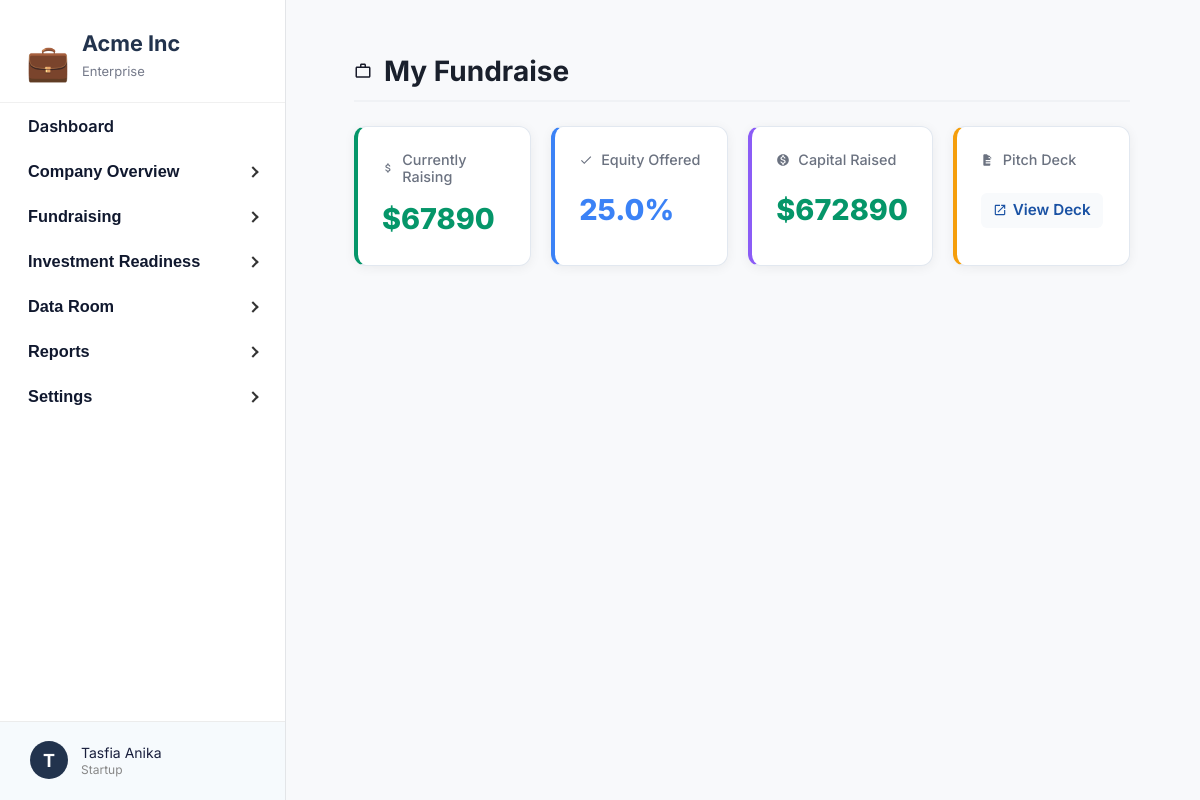
Page /api/startup/fundraising/my-fundraise/ (signed in) on the committed database.
### core/models.py (models this page shows, shortened)
class StartupProfile(models.Model):
    user = models.OneToOneField(User, on_delete=models.CASCADE, related_name='startup_profile')
    startup_name = models.CharField(max_length=150)
    role = models.CharField(max_length=100)
    email = models.EmailField()
    website = models.CharField(max_length=255)
    heard_about = models.CharField(max_length=50)
    description = models.TextField()
    audience = models.TextField()
    tech_component = models.TextField()
    your_edge = models.TextField()
    pitch_deck_url = models.CharField(max_length=255)
    startup_stage = models.CharField(max_length=50)
    problem = models.TextField()
    solution = models.TextField()
    market_research = models.CharField(max_length=20)
    business_model_mind = models.CharField(max_length=50)
    working_time = models.CharField(max_length=50)
    cofounder = models.CharField(max_length=20)
    support_needed = models.TextField()
    has_mvp = models.CharField(max_length=10)
    tested_with_customers = models.CharField(max_length=10)
    funding_source = models.CharField(max_length=100)
    early_users = models.CharField(max_length=10)
    generated_revenue = models.CharField(max_length=20)
    stage3_challenges = models.TextField()
    stage3_support = models.TextField()
    business_model = models.TextField()
    paying_customers = models.CharField(max_length=50)
    annual_revenue_4 = models.CharField(max_length=50)
    external_funding = models.CharField(max_length=50)
    acquisition_strategies = models.TextField()
    team_size = models.CharField(max_length=50)
    stage4_challenges = models.TextField()
    stage4_support = models.TextField()
    annual_revenue_5 = models.CharField(max_length=50)
    active_customers_5 = models.CharField(max_length=50)
    markets_operating = models.CharField(max_length=100)
    expansion_plans = models.TextField()
    stage5_challenges = models.TextField()
    is_approved = models.BooleanField(default=False)
    is_onboarded = models.BooleanField(default=False)
    complete_profile_submitted = models.BooleanField(default=False)
    submitted_at = models.DateTimeField(auto_now_add=True)
    arr = models.FloatField(
        null=True, blank=True, verbose_name="Annual Recurring Revenue (ARR)"
    )
    arpu = models.FloatField(
        null=True, blank=True, verbose_name="Average Revenue Per User (ARPU)"
    )
    monthly_burn = models.FloatField(null=True, blank=True)
    cash_balance = models.FloatField(null=True, blank=True)
    ltv_cac_ratio = models.FloatField(null=True, blank=True)
    operating_expenses = models.FloatField(null=True, blank=True)
    debt_obligations = models.TextField(null=True, blank=True)
    capital_raised = models.FloatField(null=True, blank=True)
    currently_raising = models.FloatField(null=True, blank=True)
    equity_offered = models.FloatField(null=True, blank=True)
    financial_forecast = models.FileField(
        upload_to='financial_forecasts/', null=True, blank=True
    )

### core/views.py (the view)
# urls.py: path('startup/fundraising/my-fundraise/', startup_my_fundraise, name='startup_my_fundraise'),
@login_required
def startup_my_fundraise(request):
    profile = request.user.startup_profile
    context = {
        'currently_raising': profile.currently_raising,
        'equity_offered': profile.equity_offered,
        'capital_raised': profile.capital_raised,
        'pitch_deck_url': profile.pitch_deck_url,
    }
    if request.headers.get("HX-Request") == "true":
        return render(request, "startup_partials/startup_my_fundraise_partial.html", context)
    else:
        return render(request, "startup_my_fundraise.html", context)

### core/templates/startup_my_fundraise.html (shortened to what this page needs)
{% extends "startup_base.html" %}
{% block content %}
<div class="fundraise-container">
    <div class="page-header">
        <svg class="icon" viewBox="0 0 24 24">
            <path d="M14 6V4h-4v2h4zM4 8v11h16V8H4zm16-2c1.11 0 2 .89 2 2v11c0 1.11-.89 2-2 2H4c-1.11 0-2-.89-2-2l.01-11c0-1.11.88-2 1.99-2h4V4c0-1.11.89-2 2-2h4c1.11 0 2 .89 2 2v2h4z"/>
        </svg>
        <h1 class="page-title">My Fundraise</h1>
    </div>
    <div class="metrics-grid">
        <div class="metric-card raising-card">
            <div class="metric-label">
                Currently Raising
            </div>
            <div class="metric-value currency-value">
                ${{ currently_raising|default:"0"|floatformat:0 }}
            </div>
        </div>
        <div class="metric-card equity-card">
            <div class="metric-label">
                <svg class="icon-small" viewBox="0 0 24 24">
                    <path d="M9 16.17L4.83 12l-1.42 1.41L9 19 21 7l-1.41-1.41z"/>
                </svg>
                Equity Offered
            </div>
            <div class="metric-value percentage-value">
                {{ equity_offered|default:"0"|floatformat:1 }}%
            </div>
        </div>
        <div class="metric-card capital-card">
            <div class="metric-label">
                Capital Raised
            </div>
            <div class="metric-value currency-value">
                ${{ capital_raised|default:"0"|floatformat:0 }}
            </div>
        </div>
        <div class="metric-card pitch-card">
            <div class="metric-label">
                <svg class="icon-small" viewBox="0 0 24 24">
                    <path d="M14 2H6c-1.1 0-1.99.9-1.99 2L4 20c0 1.1.89 2 2 2h8c1.1 0 2-.9 2-2V8l-6-6zm2 16H8v-2h8v2zm0-4H8v-2h8v2zm-3-5V3.5L18.5 9H13z"/>
                </svg>
                Pitch Deck
            </div>
            <div class="metric-value">
                {% if pitch_deck_url %}
                    <a href="{{ pitch_deck_url }}" target="_blank" class="pitch-deck-link">
                        <svg class="icon-small" viewBox="0 0 24 24">
                            <path d="M19 19H5V5h7V3H5c-1.11 0-2 .9-2 2v14c0 1.1.89 2 2 2h14c1.11 0 2-.9 2-2v-7h-2v7zM14 3v2h3.59l-9.83 9.83 1.41 1.41L19 6.41V10h2V3h-7z"/>
                        </svg>
                        View Deck
                    </a>
                {% else %}
                    <span class="not-uploaded">Not Uploaded</span>
                {% endif %}
            </div>
        </div>
    </div>
</div>
{% endblock %}

### core/templates/startup_base.html (shortened to what this page needs)
{% load static %}
<!DOCTYPE html>
<html lang="en">
<head>
</head>
<body>
<div class="layout">
    <nav class="sidebar">
        <div class="logo-box">
            <span class="logo-icon">&#128188;</span>
            <div>
                <div class="sidebar-title">Acme Inc</div>
                <div class="sidebar-subtitle">Enterprise</div>
            </div>
        </div>
        <div class="sidebar-content">
            <ul class="sidebar-nav">
                <li>
                    <a href="{% url 'startup_dashboard' %}" class="sidebar-link {% if section == 'dashboard' %}active{% endif %}">Dashboard</a>
                </li>
                <li>
                    <button class="sidebar-toggle {% if section == 'company' %}active{% endif %}" aria-expanded="false" type="button">
                        Company Overview
                        <span class="arrow"></span>
                    </button>
                </li>
                <li>
                    <button class="sidebar-toggle" aria-expanded="false" type="button">
                        Fundraising
                        <span class="arrow"></span>
                    </button>
                </li>
                <li>
                    <button class="sidebar-toggle" aria-expanded="false" type="button">
                        Investment Readiness
                        <span class="arrow"></span>
                    </button>
                </li>
                <li>
                    <button class="sidebar-toggle" aria-expanded="false" type="button">
                        Data Room
                        <span class="arrow"></span>
                    </button>
                </li>
                <li>
                    <button class="sidebar-toggle" aria-expanded="false" type="button">
                        Reports
                        <span class="arrow"></span>
                    </button>
                </li>
                <li>
                    <button class="sidebar-toggle" aria-expanded="false" type="button">
                        Settings
                        <span class="arrow"></span>
                    </button>
                </li>
            </ul>
        </div>
        <div class="sidebar-footer" id="sidebar-footer">
            <div class="sidebar-footer-circle">{{ request.user.first_name|default:"N"|slice:":1" }}</div>
            <div class="sidebar-footer-details">
                <span>{{ request.user.get_full_name|default:request.user.username }}</span>
                <small>Startup</small>
            </div>
        </div>
    </nav>
    <div id="main-content" class="main-content">
        {% block content %}{% endblock %}
    </div>
</div>
</body>
</html>

### core/templates/startup_base.html (style rules this page uses)
html, body { height: 100%; margin: 0; }
body { font-family: 'Inter', sans-serif; background: #f8f9fb; color: #181b2a; height: 100vh; }
.layout { display: flex; min-height: 100vh; }
.sidebar { width: 285px; background: #fff; border-right: 1.5px solid #e3e5e8; padding: 0; position: relative; display: flex; flex-direction: column; height: 100vh; }
.sidebar .logo-box { padding: 30px 26px 8px 26px; display: flex; align-items: center; gap: 12px; flex-shrink: 0; background: #fff; border-bottom: 1px solid #f0f0f0; }
.sidebar-content { flex: 1; overflow-y: auto; padding-bottom: 80px; }
.sidebar .logo-icon { font-size: 2.2rem; color: #22284b; }
.sidebar-title { font-weight: 700; font-size: 1.35rem; color: #22334d; margin-bottom: 7px; }
.sidebar-subtitle { font-size: 13px; color: #757a8a; margin-bottom: 15px; }
.sidebar-nav { padding: 0; margin: 0 0 30px 0; list-style: none; }
.sidebar-link, .sidebar-toggle { display: flex; align-items: center; gap: 8px; padding: 13px 28px; color: #10182e; text-decoration: none; font-weight: 600; font-size: 1.02rem; border: none; background: none; cursor: pointer; width: 100%; outline: none; transition: all 0.2s cubic-bezier(0.4, 0, 0.2, 1); border-radius: 0 16px 16px 0; margin-right: 4px; position: relative; }
.sidebar-toggle .arrow { margin-left: auto; transition: transform 0.3s cubic-bezier(0.4, 0, 0.2, 1); }
.sidebar-footer { position: absolute; left: 0; bottom: 0; width: 100%; padding: 19px 24px 21px 30px; border-top: 1px solid #ececec; background: #f6fafd; display: flex; align-items: center; gap: 13px; cursor: pointer; z-index: 10; box-sizing: border-box; transition: all 0.2s cubic-bezier(0.4, 0, 0.2, 1); }
.sidebar-footer-circle { width: 38px; height: 38px; border-radius: 50%; background: #22334d; color: #fff; display: flex; align-items: center; justify-content: center; font-size: 18px; font-weight: 700; transition: all 0.2s cubic-bezier(0.4, 0, 0.2, 1); }
.sidebar-footer-details { display: flex; flex-direction: column; gap: 1px; }
.sidebar-footer-details span { font-size: 14px; color: #191f3d; transition: color 0.2s cubic-bezier(0.4, 0, 0.2, 1); }
.sidebar-footer-details small { font-size: 12px; color: #888; transition: color 0.2s cubic-bezier(0.4, 0, 0.2, 1); }
.main-content { flex: 1; padding: 38px 54px 44px 52px; }
.arrow { display: inline-block; width: 6px; height: 6px; border-top: 2px solid #333; border-right: 2px solid #333; transform: rotate(45deg); margin-left: auto; transition: transform 0.3s cubic-bezier(0.4, 0, 0.2, 1); }

### core/templates/startup_my_fundraise.html (style rules this page uses)
.fundraise-container { max-width: 100%; width: 100%; margin: 0; padding: 16px; box-sizing: border-box; }
.page-header { display: flex; align-items: center; gap: 12px; margin-bottom: 24px; padding-bottom: 12px; border-bottom: 2px solid #f0f2f5; }
.page-title { font-size: 1.75rem; font-weight: 700; color: #1a202c; margin: 0; }
.metrics-grid { display: grid; gap: 20px; width: 100%; grid-template-columns: 1fr; }
@media (min-width: 640px) { .metrics-grid { grid-template-columns: 1fr 1fr; } }
@media (min-width: 1024px) { .metrics-grid { grid-template-columns: 1fr 1fr 1fr 1fr; } }
.metric-card { background: #ffffff; border-radius: 12px; box-shadow: 0 2px 12px rgba(0, 0, 0, 0.06); border: 1px solid #e2e8f0; padding: 24px; transition: all 0.3s ease; display: flex; flex-direction: column; min-height: 140px; box-sizing: border-box; }
.metric-label { color: #6b7280; font-size: 0.9rem; font-weight: 500; margin-bottom: 12px; display: flex; align-items: center; gap: 8px; }
.metric-value { font-size: 1.8rem; font-weight: 800; color: #1a202c; line-height: 1.2; flex-grow: 1; display: flex; align-items: center; }
.currency-value { color: #059669; }
.percentage-value { color: #3b82f6; }
.pitch-deck-link { color: #1a52a4; font-weight: 600; text-decoration: none; display: inline-flex; align-items: center; gap: 6px; padding: 8px 12px; border-radius: 6px; background: #f8fafc; transition: all 0.2s ease; font-size: 0.95rem; }
.icon { width: 18px; height: 18px; fill: currentColor; }
.icon-small { width: 14px; height: 14px; fill: currentColor; }
.raising-card { border-left: 4px solid #059669; }
.equity-card { border-left: 4px solid #3b82f6; }
.capital-card { border-left: 4px solid #8b5cf6; }
.pitch-card { border-left: 4px solid #f59e0b; }

### rows in the picture
StartupProfile: currently_raising "67890", equity_offered "25.0", capital_raised "672890"

### other values in the picture
{{ request.user.first_name|default:"N"|slice:":1" }} "T"
{{ request.user.get_full_name|default:request.user.username }} "Tasfia Anika"
